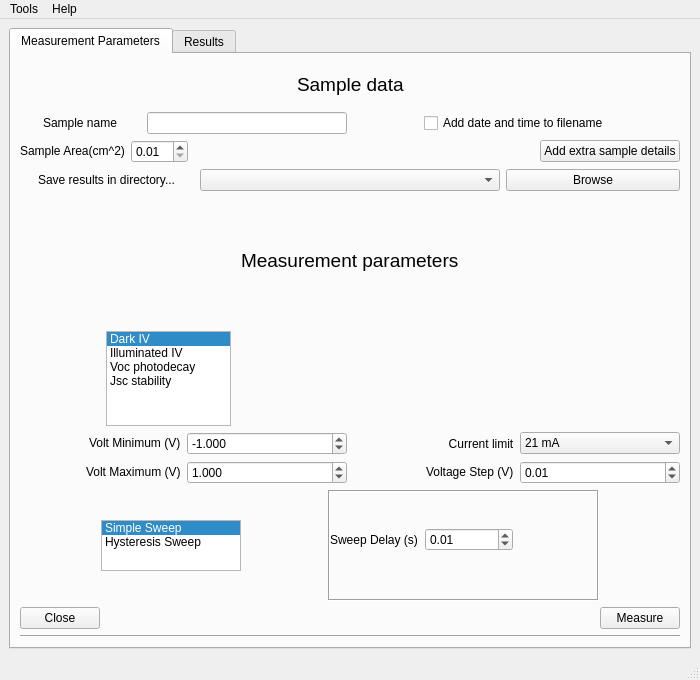
<?xml version="1.0" encoding="UTF-8"?>
<ui version="4.0">
 <class>IVMainWindow</class>
 <widget class="QMainWindow" name="IVMainWindow">
  <property name="geometry">
   <rect>
    <x>0</x>
    <y>0</y>
    <width>700</width>
    <height>680</height>
   </rect>
  </property>
  <property name="minimumSize">
   <size>
    <width>700</width>
    <height>680</height>
   </size>
  </property>
  <property name="windowTitle">
   <string>I-V Characterization</string>
  </property>
  <widget class="QWidget" name="centralwidget">
   <layout class="QVBoxLayout" name="verticalLayout_3">
    <item>
     <widget class="QTabWidget" name="IVtabWidget">
      <property name="minimumSize">
       <size>
        <width>350</width>
        <height>0</height>
       </size>
      </property>
      <property name="currentIndex">
       <number>0</number>
      </property>
      <widget class="QWidget" name="MeasParamtab">
       <attribute name="title">
        <string>Measurement Parameters</string>
       </attribute>
       <layout class="QVBoxLayout" name="verticalLayout_4">
        <item>
         <layout class="QVBoxLayout" name="verticalLayout_2">
          <item>
           <layout class="QGridLayout" name="gridLayout_2">
            <item row="0" column="0">
             <spacer name="horizontalSpacer_4">
              <property name="orientation">
               <enum>Qt::Horizontal</enum>
              </property>
              <property name="sizeHint" stdset="0">
               <size>
                <width>40</width>
                <height>20</height>
               </size>
              </property>
             </spacer>
            </item>
            <item row="0" column="1">
             <widget class="QLabel" name="label_10">
              <property name="font">
               <font>
                <pointsize>14</pointsize>
               </font>
              </property>
              <property name="text">
               <string>Sample data</string>
              </property>
              <property name="textFormat">
               <enum>Qt::RichText</enum>
              </property>
             </widget>
            </item>
            <item row="0" column="2">
             <spacer name="horizontalSpacer_5">
              <property name="orientation">
               <enum>Qt::Horizontal</enum>
              </property>
              <property name="sizeHint" stdset="0">
               <size>
                <width>40</width>
                <height>20</height>
               </size>
              </property>
             </spacer>
            </item>
            <item row="1" column="0" colspan="3">
             <layout class="QHBoxLayout" name="horizontalLayout_11">
              <item>
               <layout class="QHBoxLayout" name="horizontalLayout_10">
                <item alignment="Qt::AlignHCenter">
                 <widget class="QLabel" name="label_3">
                  <property name="text">
                   <string>Sample name</string>
                  </property>
                  <property name="buddy">
                   <cstring>nameLineEdit</cstring>
                  </property>
                 </widget>
                </item>
                <item alignment="Qt::AlignHCenter">
                 <widget class="QLineEdit" name="nameLineEdit">
                  <property name="minimumSize">
                   <size>
                    <width>200</width>
                    <height>0</height>
                   </size>
                  </property>
                 </widget>
                </item>
               </layout>
              </item>
              <item alignment="Qt::AlignHCenter">
               <widget class="QCheckBox" name="addDatecheckBox">
                <property name="text">
                 <string>Add date and time to filename</string>
                </property>
               </widget>
              </item>
             </layout>
            </item>
            <item row="2" column="0" colspan="3">
             <layout class="QHBoxLayout" name="horizontalLayout_9">
              <item alignment="Qt::AlignRight|Qt::AlignVCenter">
               <widget class="QLabel" name="label_4">
                <property name="text">
                 <string>Sample Area(cm^2)</string>
                </property>
                <property name="buddy">
                 <cstring>areaSpinBox</cstring>
                </property>
               </widget>
              </item>
              <item alignment="Qt::AlignHCenter">
               <widget class="QDoubleSpinBox" name="areaSpinBox">
                <property name="minimum">
                 <double>0.010000000000000</double>
                </property>
               </widget>
              </item>
              <item>
               <spacer name="horizontalSpacer_2">
                <property name="orientation">
                 <enum>Qt::Horizontal</enum>
                </property>
                <property name="sizeHint" stdset="0">
                 <size>
                  <width>40</width>
                  <height>20</height>
                 </size>
                </property>
               </spacer>
              </item>
              <item alignment="Qt::AlignHCenter">
               <widget class="QPushButton" name="DetailspushButton">
                <property name="text">
                 <string>Add extra sample details</string>
                </property>
               </widget>
              </item>
             </layout>
            </item>
            <item row="3" column="0" colspan="3">
             <layout class="QHBoxLayout" name="horizontalLayout_25">
              <item alignment="Qt::AlignHCenter">
               <widget class="QLabel" name="label_9">
                <property name="text">
                 <string>Save results in directory...</string>
                </property>
                <property name="buddy">
                 <cstring>browseButton</cstring>
                </property>
               </widget>
              </item>
              <item alignment="Qt::AlignHCenter|Qt::AlignVCenter">
               <widget class="QComboBox" name="directoriescomboBox">
                <property name="minimumSize">
                 <size>
                  <width>300</width>
                  <height>0</height>
                 </size>
                </property>
                <property name="maximumSize">
                 <size>
                  <width>16777215</width>
                  <height>16777215</height>
                 </size>
                </property>
                <property name="sizeAdjustPolicy">
                 <enum>QComboBox::AdjustToContentsOnFirstShow</enum>
                </property>
               </widget>
              </item>
              <item>
               <widget class="QPushButton" name="browseButton">
                <property name="text">
                 <string>Browse</string>
                </property>
               </widget>
              </item>
             </layout>
            </item>
           </layout>
          </item>
          <item>
           <layout class="QHBoxLayout" name="horizontalLayout_15">
            <item>
             <spacer name="horizontalSpacer_6">
              <property name="orientation">
               <enum>Qt::Horizontal</enum>
              </property>
              <property name="sizeHint" stdset="0">
               <size>
                <width>40</width>
                <height>20</height>
               </size>
              </property>
             </spacer>
            </item>
            <item>
             <widget class="QLabel" name="label_11">
              <property name="font">
               <font>
                <pointsize>14</pointsize>
               </font>
              </property>
              <property name="text">
               <string>Measurement  parameters</string>
              </property>
              <property name="textFormat">
               <enum>Qt::RichText</enum>
              </property>
             </widget>
            </item>
            <item>
             <spacer name="horizontalSpacer_7">
              <property name="orientation">
               <enum>Qt::Horizontal</enum>
              </property>
              <property name="sizeHint" stdset="0">
               <size>
                <width>40</width>
                <height>20</height>
               </size>
              </property>
             </spacer>
            </item>
           </layout>
          </item>
          <item>
           <layout class="QHBoxLayout" name="horizontalLayout_12">
            <item>
             <widget class="QListWidget" name="MeasTypelistWidget">
              <property name="enabled">
               <bool>true</bool>
              </property>
              <property name="minimumSize">
               <size>
                <width>125</width>
                <height>95</height>
               </size>
              </property>
              <property name="maximumSize">
               <size>
                <width>125</width>
                <height>95</height>
               </size>
              </property>
              <property name="verticalScrollBarPolicy">
               <enum>Qt::ScrollBarAlwaysOff</enum>
              </property>
              <property name="horizontalScrollBarPolicy">
               <enum>Qt::ScrollBarAlwaysOff</enum>
              </property>
              <property name="currentRow">
               <number>0</number>
              </property>
              <item>
               <property name="text">
                <string>Dark IV</string>
               </property>
              </item>
              <item>
               <property name="text">
                <string>Illuminated IV</string>
               </property>
              </item>
              <item>
               <property name="text">
                <string>Voc photodecay</string>
               </property>
              </item>
              <item>
               <property name="text">
                <string>Jsc stability</string>
               </property>
              </item>
             </widget>
            </item>
            <item>
             <widget class="QStackedWidget" name="MeasTypestackedWidget">
              <property name="enabled">
               <bool>true</bool>
              </property>
              <property name="minimumSize">
               <size>
                <width>270</width>
                <height>50</height>
               </size>
              </property>
              <property name="maximumSize">
               <size>
                <width>270</width>
                <height>51</height>
               </size>
              </property>
              <property name="frameShape">
               <enum>QFrame::NoFrame</enum>
              </property>
              <property name="currentIndex">
               <number>0</number>
              </property>
              <widget class="QWidget" name="nothing"/>
              <widget class="QWidget" name="irradiation">
               <layout class="QHBoxLayout" name="horizontalLayout_23">
                <item>
                 <layout class="QHBoxLayout" name="horizontalLayout_6">
                  <property name="sizeConstraint">
                   <enum>QLayout::SetMinimumSize</enum>
                  </property>
                  <item>
                   <widget class="QLabel" name="label_2">
                    <property name="text">
                     <string>Irradiation (mW/cm2)</string>
                    </property>
                    <property name="alignment">
                     <set>Qt::AlignCenter</set>
                    </property>
                    <property name="buddy">
                     <cstring>IrradspinBox</cstring>
                    </property>
                   </widget>
                  </item>
                  <item>
                   <widget class="QSpinBox" name="IrradspinBox">
                    <property name="minimumSize">
                     <size>
                      <width>0</width>
                      <height>31</height>
                     </size>
                    </property>
                    <property name="maximumSize">
                     <size>
                      <width>16777215</width>
                      <height>31</height>
                     </size>
                    </property>
                    <property name="maximum">
                     <number>150</number>
                    </property>
                    <property name="value">
                     <number>100</number>
                    </property>
                   </widget>
                  </item>
                 </layout>
                </item>
               </layout>
              </widget>
              <widget class="QWidget" name="page_3">
               <widget class="QSpinBox" name="VocNPointsspinBox">
                <property name="geometry">
                 <rect>
                  <x>200</x>
                  <y>10</y>
                  <width>70</width>
                  <height>33</height>
                 </rect>
                </property>
                <property name="minimumSize">
                 <size>
                  <width>70</width>
                  <height>0</height>
                 </size>
                </property>
                <property name="minimum">
                 <number>1</number>
                </property>
                <property name="maximum">
                 <number>2500</number>
                </property>
                <property name="value">
                 <number>1000</number>
                </property>
               </widget>
               <widget class="QLabel" name="label_5">
                <property name="geometry">
                 <rect>
                  <x>10</x>
                  <y>16</y>
                  <width>191</width>
                  <height>21</height>
                 </rect>
                </property>
                <property name="text">
                 <string>Number of points(max 2500)</string>
                </property>
               </widget>
              </widget>
              <widget class="QWidget" name="page_4">
               <widget class="QLabel" name="label_6">
                <property name="geometry">
                 <rect>
                  <x>20</x>
                  <y>16</y>
                  <width>161</width>
                  <height>21</height>
                 </rect>
                </property>
                <property name="text">
                 <string>Measurement time(min)</string>
                </property>
               </widget>
               <widget class="QSpinBox" name="minutesSpinBox">
                <property name="geometry">
                 <rect>
                  <x>180</x>
                  <y>10</y>
                  <width>70</width>
                  <height>33</height>
                 </rect>
                </property>
                <property name="minimumSize">
                 <size>
                  <width>70</width>
                  <height>0</height>
                 </size>
                </property>
                <property name="minimum">
                 <number>5</number>
                </property>
                <property name="maximum">
                 <number>300</number>
                </property>
                <property name="value">
                 <number>30</number>
                </property>
               </widget>
              </widget>
             </widget>
            </item>
           </layout>
          </item>
          <item>
           <layout class="QGridLayout" name="gridLayout">
            <item row="0" column="0">
             <layout class="QHBoxLayout" name="horizontalLayout">
              <item alignment="Qt::AlignRight|Qt::AlignVCenter">
               <widget class="QLabel" name="vmin">
                <property name="text">
                 <string>Volt Minimum (V)</string>
                </property>
                <property name="alignment">
                 <set>Qt::AlignLeading|Qt::AlignLeft|Qt::AlignVCenter</set>
                </property>
                <property name="buddy">
                 <cstring>VminSpinBox</cstring>
                </property>
               </widget>
              </item>
              <item>
               <widget class="QDoubleSpinBox" name="VminSpinBox">
                <property name="decimals">
                 <number>3</number>
                </property>
                <property name="minimum">
                 <double>-20.000000000000000</double>
                </property>
                <property name="maximum">
                 <double>20.000000000000000</double>
                </property>
                <property name="singleStep">
                 <double>0.001000000000000</double>
                </property>
                <property name="value">
                 <double>-1.000000000000000</double>
                </property>
               </widget>
              </item>
             </layout>
            </item>
            <item row="0" column="1">
             <layout class="QHBoxLayout" name="horizontalLayout_8">
              <item alignment="Qt::AlignRight">
               <widget class="QLabel" name="label">
                <property name="text">
                 <string>Current limit</string>
                </property>
                <property name="textFormat">
                 <enum>Qt::AutoText</enum>
                </property>
                <property name="alignment">
                 <set>Qt::AlignCenter</set>
                </property>
                <property name="buddy">
                 <cstring>currentLimitcomboBox</cstring>
                </property>
               </widget>
              </item>
              <item>
               <widget class="QComboBox" name="currentLimitcomboBox">
                <property name="currentIndex">
                 <number>4</number>
                </property>
                <item>
                 <property name="text">
                  <string>1.05 uA</string>
                 </property>
                </item>
                <item>
                 <property name="text">
                  <string>10.5 uA</string>
                 </property>
                </item>
                <item>
                 <property name="text">
                  <string>105 uA</string>
                 </property>
                </item>
                <item>
                 <property name="text">
                  <string>1.05 mA</string>
                 </property>
                </item>
                <item>
                 <property name="text">
                  <string>21 mA</string>
                 </property>
                </item>
                <item>
                 <property name="text">
                  <string>105 mA</string>
                 </property>
                </item>
                <item>
                 <property name="text">
                  <string>1.05 A</string>
                 </property>
                </item>
               </widget>
              </item>
             </layout>
            </item>
            <item row="1" column="0">
             <layout class="QHBoxLayout" name="horizontalLayout_2">
              <item alignment="Qt::AlignRight|Qt::AlignVCenter">
               <widget class="QLabel" name="vmax">
                <property name="text">
                 <string>Volt Maximum (V)</string>
                </property>
                <property name="buddy">
                 <cstring>VmaxSpinBox</cstring>
                </property>
               </widget>
              </item>
              <item>
               <widget class="QDoubleSpinBox" name="VmaxSpinBox">
                <property name="decimals">
                 <number>3</number>
                </property>
                <property name="minimum">
                 <double>-20.000000000000000</double>
                </property>
                <property name="maximum">
                 <double>20.000000000000000</double>
                </property>
                <property name="singleStep">
                 <double>0.001000000000000</double>
                </property>
                <property name="value">
                 <double>1.000000000000000</double>
                </property>
               </widget>
              </item>
             </layout>
            </item>
            <item row="1" column="1">
             <layout class="QHBoxLayout" name="horizontalLayout_4">
              <item alignment="Qt::AlignRight|Qt::AlignVCenter">
               <widget class="QLabel" name="sweepstep">
                <property name="text">
                 <string>Voltage Step (V)</string>
                </property>
                <property name="buddy">
                 <cstring>sweepStepSpinBox</cstring>
                </property>
               </widget>
              </item>
              <item>
               <widget class="QDoubleSpinBox" name="sweepStepSpinBox">
                <property name="maximum">
                 <double>21.000000000000000</double>
                </property>
                <property name="singleStep">
                 <double>0.010000000000000</double>
                </property>
                <property name="value">
                 <double>0.010000000000000</double>
                </property>
               </widget>
              </item>
             </layout>
            </item>
           </layout>
          </item>
          <item>
           <layout class="QHBoxLayout" name="horizontalLayout_27">
            <item>
             <widget class="QListWidget" name="SweepTypelistWidget">
              <property name="minimumSize">
               <size>
                <width>140</width>
                <height>51</height>
               </size>
              </property>
              <property name="maximumSize">
               <size>
                <width>140</width>
                <height>51</height>
               </size>
              </property>
              <property name="currentRow">
               <number>0</number>
              </property>
              <item>
               <property name="text">
                <string>Simple Sweep</string>
               </property>
              </item>
              <item>
               <property name="text">
                <string>Hysteresis Sweep</string>
               </property>
              </item>
             </widget>
            </item>
            <item>
             <widget class="QStackedWidget" name="SweepstackedWidget">
              <property name="minimumSize">
               <size>
                <width>271</width>
                <height>111</height>
               </size>
              </property>
              <property name="maximumSize">
               <size>
                <width>271</width>
                <height>111</height>
               </size>
              </property>
              <property name="frameShape">
               <enum>QFrame::Box</enum>
              </property>
              <property name="frameShadow">
               <enum>QFrame::Sunken</enum>
              </property>
              <property name="currentIndex">
               <number>0</number>
              </property>
              <widget class="QWidget" name="page">
               <widget class="QWidget" name="layoutWidget_3">
                <property name="geometry">
                 <rect>
                  <x>0</x>
                  <y>30</y>
                  <width>183</width>
                  <height>35</height>
                 </rect>
                </property>
                <layout class="QHBoxLayout" name="horizontalLayout_3">
                 <item>
                  <widget class="QLabel" name="sweepdel">
                   <property name="text">
                    <string>Sweep Delay (s)</string>
                   </property>
                   <property name="buddy">
                    <cstring>sweepDelSpinBox</cstring>
                   </property>
                  </widget>
                 </item>
                 <item>
                  <widget class="QDoubleSpinBox" name="sweepDelSpinBox">
                   <property name="singleStep">
                    <double>0.010000000000000</double>
                   </property>
                   <property name="value">
                    <double>0.010000000000000</double>
                   </property>
                  </widget>
                 </item>
                </layout>
               </widget>
              </widget>
              <widget class="QWidget" name="page_2">
               <widget class="QWidget" name="layoutWidget">
                <property name="geometry">
                 <rect>
                  <x>10</x>
                  <y>0</y>
                  <width>251</width>
                  <height>110</height>
                 </rect>
                </property>
                <layout class="QVBoxLayout" name="verticalLayout">
                 <item>
                  <widget class="QCheckBox" name="ZerocheckBox">
                   <property name="text">
                    <string>Start from zero?</string>
                   </property>
                  </widget>
                 </item>
                 <item>
                  <layout class="QHBoxLayout" name="horizontalLayout_5">
                   <item>
                    <widget class="QLabel" name="Forwardsweepdel">
                     <property name="text">
                      <string>Forward Sweep Delay (s)</string>
                     </property>
                     <property name="buddy">
                      <cstring>sweepDelSpinBox</cstring>
                     </property>
                    </widget>
                   </item>
                   <item>
                    <widget class="QDoubleSpinBox" name="ForwardsweepDelSpinBox">
                     <property name="singleStep">
                      <double>0.010000000000000</double>
                     </property>
                     <property name="value">
                      <double>0.010000000000000</double>
                     </property>
                    </widget>
                   </item>
                  </layout>
                 </item>
                 <item>
                  <layout class="QHBoxLayout" name="horizontalLayout_7">
                   <item>
                    <widget class="QLabel" name="Backwardsweepdel">
                     <property name="text">
                      <string>Backward Sweep Delay (s)</string>
                     </property>
                     <property name="buddy">
                      <cstring>sweepDelSpinBox</cstring>
                     </property>
                    </widget>
                   </item>
                   <item>
                    <widget class="QDoubleSpinBox" name="BackwardsweepDelSpinBox">
                     <property name="singleStep">
                      <double>0.010000000000000</double>
                     </property>
                     <property name="value">
                      <double>0.010000000000000</double>
                     </property>
                    </widget>
                   </item>
                  </layout>
                 </item>
                </layout>
               </widget>
              </widget>
             </widget>
            </item>
           </layout>
          </item>
          <item>
           <layout class="QHBoxLayout" name="horizontalLayout_13">
            <item>
             <widget class="QPushButton" name="closeButton">
              <property name="text">
               <string>Close</string>
              </property>
             </widget>
            </item>
            <item>
             <spacer name="horizontalSpacer">
              <property name="orientation">
               <enum>Qt::Horizontal</enum>
              </property>
              <property name="sizeHint" stdset="0">
               <size>
                <width>40</width>
                <height>20</height>
               </size>
              </property>
             </spacer>
            </item>
            <item>
             <widget class="QPushButton" name="measureButton">
              <property name="text">
               <string>Measure</string>
              </property>
             </widget>
            </item>
           </layout>
          </item>
         </layout>
        </item>
        <item>
         <widget class="Line" name="line">
          <property name="orientation">
           <enum>Qt::Horizontal</enum>
          </property>
         </widget>
        </item>
       </layout>
      </widget>
      <widget class="QWidget" name="Resultstab">
       <attribute name="title">
        <string>Results</string>
       </attribute>
       <layout class="QHBoxLayout" name="horizontalLayout_14">
        <item>
         <layout class="QVBoxLayout" name="ivplot"/>
        </item>
       </layout>
      </widget>
     </widget>
    </item>
   </layout>
  </widget>
  <widget class="QMenuBar" name="menubar">
   <property name="geometry">
    <rect>
     <x>0</x>
     <y>0</y>
     <width>700</width>
     <height>27</height>
    </rect>
   </property>
   <widget class="QMenu" name="menuPreferences">
    <property name="title">
     <string>Tools</string>
    </property>
    <addaction name="actionConfigure"/>
   </widget>
   <widget class="QMenu" name="menuHelp">
    <property name="title">
     <string>Help</string>
    </property>
    <addaction name="actionProgram_Help"/>
    <addaction name="separator"/>
    <addaction name="actionAbout_I_V"/>
   </widget>
   <addaction name="menuPreferences"/>
   <addaction name="menuHelp"/>
  </widget>
  <widget class="QStatusBar" name="statusbar"/>
  <action name="actionProgram_Help">
   <property name="text">
    <string>Program Help</string>
   </property>
  </action>
  <action name="actionAbout_I_V">
   <property name="text">
    <string>About this program</string>
   </property>
  </action>
  <action name="actionConfigure">
   <property name="text">
    <string>Preferences</string>
   </property>
  </action>
 </widget>
 <resources/>
 <connections>
  <connection>
   <sender>SweepTypelistWidget</sender>
   <signal>currentRowChanged(int)</signal>
   <receiver>SweepstackedWidget</receiver>
   <slot>setCurrentIndex(int)</slot>
   <hints>
    <hint type="sourcelabel">
     <x>132</x>
     <y>519</y>
    </hint>
    <hint type="destinationlabel">
     <x>441</x>
     <y>549</y>
    </hint>
   </hints>
  </connection>
  <connection>
   <sender>MeasTypelistWidget</sender>
   <signal>currentRowChanged(int)</signal>
   <receiver>MeasTypestackedWidget</receiver>
   <slot>setCurrentIndex(int)</slot>
   <hints>
    <hint type="sourcelabel">
     <x>137</x>
     <y>346</y>
    </hint>
    <hint type="destinationlabel">
     <x>426</x>
     <y>346</y>
    </hint>
   </hints>
  </connection>
  <connection>
   <sender>closeButton</sender>
   <signal>clicked()</signal>
   <receiver>IVMainWindow</receiver>
   <slot>close()</slot>
   <hints>
    <hint type="sourcelabel">
     <x>69</x>
     <y>556</y>
    </hint>
    <hint type="destinationlabel">
     <x>350</x>
     <y>309</y>
    </hint>
   </hints>
  </connection>
 </connections>
</ui>
